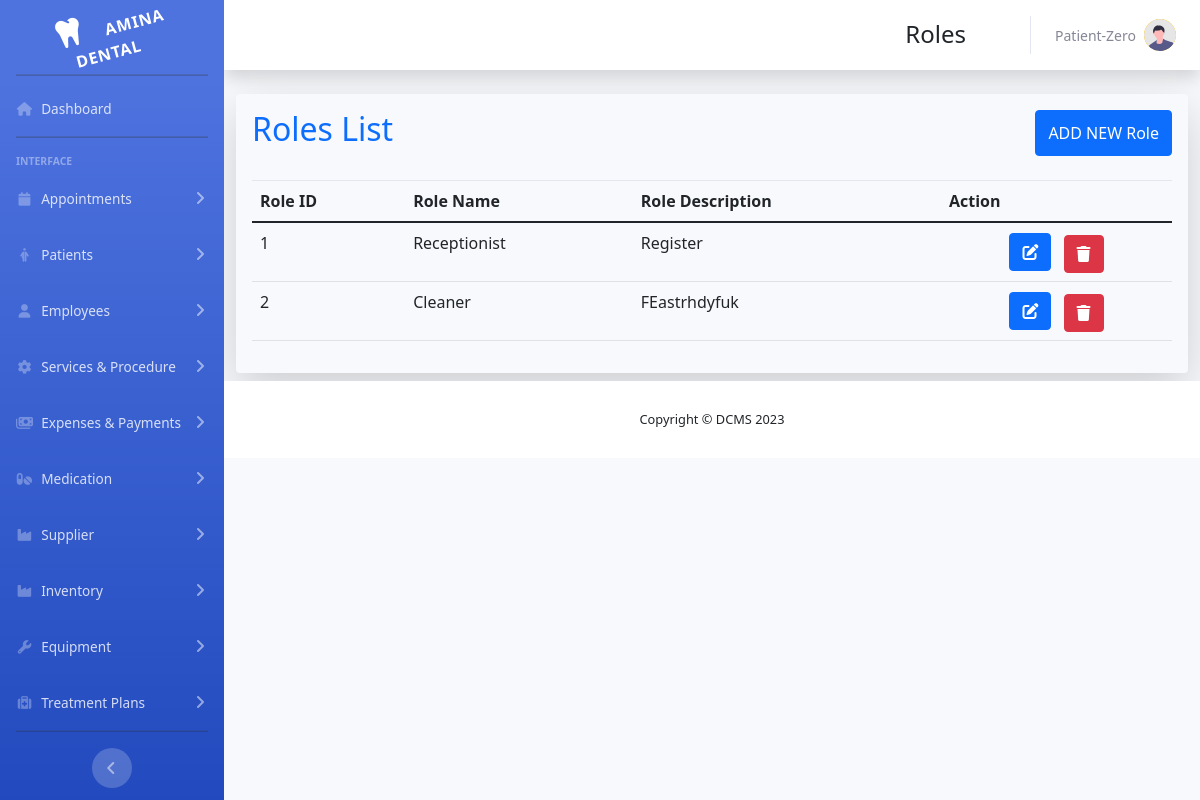
The app's page /index.php?page=role with its own data.
### tables this page shows
CREATE TABLE Roles (
    role_id INT PRIMARY KEY AUTO_INCREMENT,
    role_name VARCHAR(255),
    role_description TEXT
);

### app/roles/role.php (the view, shortened to what this page needs)
<?php
include_once('./app/database/conn.php')
?>
<div class="container-fluid ">
    <div class=" mt-1 p-3 shadow-lg rounded">
        <div class='d-flex justify-content-between mb-4'>
            <h2 class="text-center text-primary">Roles List</h2>
            <button type="button" class="btn btn-primary" data-toggle="modal" data-target="#roleModal">
                ADD NEW Role
            </button>
        </div>
        <table class="table table-hover" id="dataTable">
            <thead>
                <tr>
                    <th>Role ID</th>
                    <th>Role Name</th>
                    <th>Role Description</th>
                    <th> Action</th>
                </tr>
            </thead>
            <tbody>
                <?php
                $result = mysqli_query($conn, "SELECT * FROM roles");
                while ($row = mysqli_fetch_assoc($result)) {
                    echo "<tr>";
                    echo "<td>" . $row['role_id'] . "</td>";
                    echo "<td>" . $row['role_name'] . "</td>";
                    echo "<td>" . $row['role_description'] . "</>";
                    echo "<td class='text-center'>
                                    <button  class='btn btn-primary' onclick='editRole(" . $row['role_id'] . ")'> <i class='fa fa-edit'></i> </button>
                                    <a href='#' class='btn btn-danger ms-2 mt-1' onclick='deleteRole(" . $row['role_id'] . ")'> <i class='fa fa-trash'></i> </a>
                                  </td>";
                    echo "</tr>";
                }
                ?>
            </tbody>
        </table>
    </div>
</div>

### records on screen
roles: role_id "1", role_name "Receptionist", role_description "Register"
roles: role_id "2", role_name "Cleaner", role_description "FEastrhdyfuk"

### other values on screen
$title "Roles"
